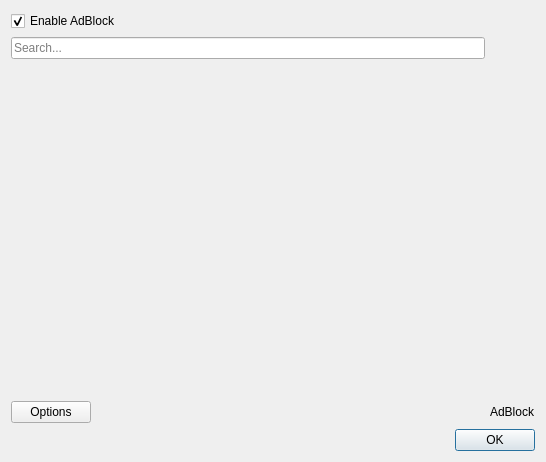
<?xml version="1.0" encoding="UTF-8"?>
<ui version="4.0">
 <class>AdBlockDialog</class>
 <widget class="QWidget" name="AdBlockDialog">
  <property name="geometry">
   <rect>
    <x>0</x>
    <y>0</y>
    <width>546</width>
    <height>462</height>
   </rect>
  </property>
  <property name="windowTitle">
   <string>AdBlock Configuration</string>
  </property>
  <layout class="QVBoxLayout" name="verticalLayout">
   <item>
    <widget class="QCheckBox" name="adblockCheckBox">
     <property name="text">
      <string>Enable AdBlock</string>
     </property>
     <property name="checked">
      <bool>true</bool>
     </property>
    </widget>
   </item>
   <item>
    <layout class="QHBoxLayout" name="horizontalLayout_3">
     <item>
      <widget class="QLineEdit" name="search">
       <property name="placeholderText">
        <string>Search...</string>
       </property>
      </widget>
     </item>
     <item>
      <spacer name="horizontalSpacer_2">
       <property name="orientation">
        <enum>Qt::Horizontal</enum>
       </property>
       <property name="sizeType">
        <enum>QSizePolicy::Fixed</enum>
       </property>
       <property name="sizeHint" stdset="0">
        <size>
         <width>50</width>
         <height>20</height>
        </size>
       </property>
      </spacer>
     </item>
    </layout>
   </item>
   <item>
    <widget class="QWidget" name="adblockWidget" native="true">
     <property name="enabled">
      <bool>true</bool>
     </property>
     <layout class="QGridLayout" name="gridLayout">
      <property name="leftMargin">
       <number>0</number>
      </property>
      <property name="topMargin">
       <number>0</number>
      </property>
      <property name="rightMargin">
       <number>0</number>
      </property>
      <property name="bottomMargin">
       <number>0</number>
      </property>
      <item row="4" column="0" colspan="2">
       <layout class="QHBoxLayout" name="horizontalLayout">
        <item>
         <widget class="QPushButton" name="buttonOptions">
          <property name="text">
           <string>Options</string>
          </property>
          <property name="icon">
           <iconset resource="../data/icons.qrc">
            <normaloff>:/adblock/data/adblock.png</normaloff>:/adblock/data/adblock.png</iconset>
          </property>
         </widget>
        </item>
        <item>
         <spacer name="horizontalSpacer">
          <property name="orientation">
           <enum>Qt::Horizontal</enum>
          </property>
          <property name="sizeHint" stdset="0">
           <size>
            <width>40</width>
            <height>20</height>
           </size>
          </property>
         </spacer>
        </item>
        <item>
         <widget class="QLabel" name="label">
          <property name="sizePolicy">
           <sizepolicy hsizetype="Fixed" vsizetype="Preferred">
            <horstretch>0</horstretch>
            <verstretch>0</verstretch>
           </sizepolicy>
          </property>
          <property name="text">
           <string>AdBlock</string>
          </property>
         </widget>
        </item>
       </layout>
      </item>
      <item row="2" column="0">
       <widget class="QTabWidget" name="tabWidget">
        <property name="currentIndex">
         <number>-1</number>
        </property>
        <property name="documentMode">
         <bool>true</bool>
        </property>
       </widget>
      </item>
     </layout>
    </widget>
   </item>
   <item>
    <layout class="QHBoxLayout" name="horizontalLayout_2">
     <item>
      <widget class="QDialogButtonBox" name="buttonBox">
       <property name="orientation">
        <enum>Qt::Horizontal</enum>
       </property>
       <property name="standardButtons">
        <set>QDialogButtonBox::Ok</set>
       </property>
      </widget>
     </item>
    </layout>
   </item>
  </layout>
 </widget>
 <resources>
  <include location="../data/icons.qrc"/>
 </resources>
 <connections>
  <connection>
   <sender>adblockCheckBox</sender>
   <signal>toggled(bool)</signal>
   <receiver>adblockWidget</receiver>
   <slot>setEnabled(bool)</slot>
   <hints>
    <hint type="sourcelabel">
     <x>106</x>
     <y>39</y>
    </hint>
    <hint type="destinationlabel">
     <x>349</x>
     <y>74</y>
    </hint>
   </hints>
  </connection>
 </connections>
</ui>
